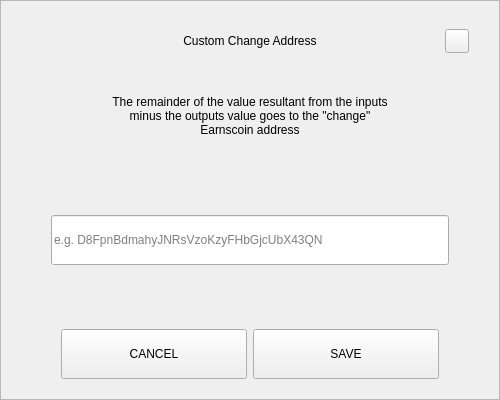
<?xml version="1.0" encoding="UTF-8"?>
<ui version="4.0">
 <class>SendChangeAddressDialog</class>
 <widget class="QDialog" name="SendChangeAddressDialog">
  <property name="geometry">
   <rect>
    <x>0</x>
    <y>0</y>
    <width>500</width>
    <height>400</height>
   </rect>
  </property>
  <property name="windowTitle">
   <string>Dialog</string>
  </property>
  <layout class="QVBoxLayout" name="verticalLayout">
   <property name="spacing">
    <number>0</number>
   </property>
   <property name="leftMargin">
    <number>0</number>
   </property>
   <property name="topMargin">
    <number>0</number>
   </property>
   <property name="rightMargin">
    <number>0</number>
   </property>
   <property name="bottomMargin">
    <number>0</number>
   </property>
   <item>
    <widget class="QFrame" name="frame">
     <property name="styleSheet">
      <string notr="true"/>
     </property>
     <property name="frameShape">
      <enum>QFrame::StyledPanel</enum>
     </property>
     <property name="frameShadow">
      <enum>QFrame::Raised</enum>
     </property>
     <layout class="QVBoxLayout" name="verticalLayout_2" stretch="0,0,0,0,0,0,0">
      <property name="spacing">
       <number>0</number>
      </property>
      <property name="leftMargin">
       <number>30</number>
      </property>
      <property name="topMargin">
       <number>20</number>
      </property>
      <property name="rightMargin">
       <number>30</number>
      </property>
      <property name="bottomMargin">
       <number>20</number>
      </property>
      <item>
       <layout class="QHBoxLayout" name="horizontalLayout_3">
        <property name="spacing">
         <number>0</number>
        </property>
        <item>
         <spacer name="horizontalSpacer_2">
          <property name="orientation">
           <enum>Qt::Horizontal</enum>
          </property>
          <property name="sizeHint" stdset="0">
           <size>
            <width>40</width>
            <height>20</height>
           </size>
          </property>
         </spacer>
        </item>
        <item>
         <widget class="QLabel" name="labelTitle">
          <property name="minimumSize">
           <size>
            <width>0</width>
            <height>40</height>
           </size>
          </property>
          <property name="maximumSize">
           <size>
            <width>16777215</width>
            <height>40</height>
           </size>
          </property>
          <property name="styleSheet">
           <string notr="true">padding-left:24px;</string>
          </property>
          <property name="text">
           <string>Custom Change Address</string>
          </property>
          <property name="alignment">
           <set>Qt::AlignCenter</set>
          </property>
          <property name="margin">
           <number>7</number>
          </property>
         </widget>
        </item>
        <item>
         <spacer name="horizontalSpacer">
          <property name="orientation">
           <enum>Qt::Horizontal</enum>
          </property>
          <property name="sizeHint" stdset="0">
           <size>
            <width>40</width>
            <height>20</height>
           </size>
          </property>
         </spacer>
        </item>
        <item>
         <widget class="QPushButton" name="btnEsc">
          <property name="minimumSize">
           <size>
            <width>24</width>
            <height>24</height>
           </size>
          </property>
          <property name="maximumSize">
           <size>
            <width>24</width>
            <height>24</height>
           </size>
          </property>
          <property name="focusPolicy">
           <enum>Qt::NoFocus</enum>
          </property>
          <property name="text">
           <string/>
          </property>
         </widget>
        </item>
       </layout>
      </item>
      <item>
       <spacer name="verticalSpacer_2">
        <property name="orientation">
         <enum>Qt::Vertical</enum>
        </property>
        <property name="sizeType">
         <enum>QSizePolicy::Fixed</enum>
        </property>
        <property name="sizeHint" stdset="0">
         <size>
          <width>20</width>
          <height>20</height>
         </size>
        </property>
       </spacer>
      </item>
      <item alignment="Qt::AlignHCenter">
       <widget class="QLabel" name="labelMessage">
        <property name="minimumSize">
         <size>
          <width>0</width>
          <height>70</height>
         </size>
        </property>
        <property name="text">
         <string>The remainder of the value resultant from the inputs minus the outputs value goes to the &quot;change&quot; Earnscoin address</string>
        </property>
        <property name="alignment">
         <set>Qt::AlignCenter</set>
        </property>
        <property name="wordWrap">
         <bool>true</bool>
        </property>
       </widget>
      </item>
      <item>
       <spacer name="verticalSpacer_3">
        <property name="orientation">
         <enum>Qt::Vertical</enum>
        </property>
        <property name="sizeHint" stdset="0">
         <size>
          <width>20</width>
          <height>40</height>
         </size>
        </property>
       </spacer>
      </item>
      <item>
       <layout class="QHBoxLayout" name="horizontalLayout_2">
        <property name="spacing">
         <number>0</number>
        </property>
        <property name="leftMargin">
         <number>20</number>
        </property>
        <property name="rightMargin">
         <number>20</number>
        </property>
        <item>
         <widget class="QLineEdit" name="lineEditAddress">
          <property name="minimumSize">
           <size>
            <width>0</width>
            <height>50</height>
           </size>
          </property>
          <property name="placeholderText">
           <string notr="true">e.g. D8FpnBdmahyJNRsVzoKzyFHbGjcUbX43QN</string>
          </property>
         </widget>
        </item>
       </layout>
      </item>
      <item>
       <spacer name="verticalSpacer">
        <property name="orientation">
         <enum>Qt::Vertical</enum>
        </property>
        <property name="sizeHint" stdset="0">
         <size>
          <width>20</width>
          <height>40</height>
         </size>
        </property>
       </spacer>
      </item>
      <item>
       <layout class="QHBoxLayout" name="horizontalLayout" stretch="2,2">
        <property name="spacing">
         <number>6</number>
        </property>
        <property name="leftMargin">
         <number>30</number>
        </property>
        <property name="rightMargin">
         <number>30</number>
        </property>
        <item>
         <widget class="QPushButton" name="btnCancel">
          <property name="minimumSize">
           <size>
            <width>180</width>
            <height>50</height>
           </size>
          </property>
          <property name="focusPolicy">
           <enum>Qt::NoFocus</enum>
          </property>
          <property name="text">
           <string>CANCEL</string>
          </property>
         </widget>
        </item>
        <item>
         <widget class="QPushButton" name="btnSave">
          <property name="minimumSize">
           <size>
            <width>180</width>
            <height>50</height>
           </size>
          </property>
          <property name="focusPolicy">
           <enum>Qt::NoFocus</enum>
          </property>
          <property name="text">
           <string>SAVE</string>
          </property>
         </widget>
        </item>
       </layout>
      </item>
     </layout>
    </widget>
   </item>
  </layout>
 </widget>
 <resources/>
 <connections/>
</ui>
